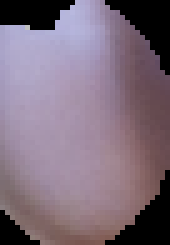
#> input picture data/Nails/anaemic/Anemic-FN-006.png, 34 x 49 px, found by its file name (shown 5 times larger); its folder holds only this picture in this run
$ python nails_loader.py
#> lines starting #> are read from the running program, lines starting #| are printed output that depends on the picture
import os
import cv2
import numpy as np

# ================= CONFIG ================= #
IMG_SIZE = 224
DATA_DIR = "data/Nails"
LABELS = {
    "anaemic": 1,
    "non_anaemic": 0
}

# ================= COLOR STANDARDIZATION ================= #
def gray_world_white_balance(img):

    img = img.astype(np.float32)

    avg_r = np.mean(img[:, :, 0])
    avg_g = np.mean(img[:, :, 1])
    avg_b = np.mean(img[:, :, 2])

    avg_gray = (avg_r + avg_g + avg_b) / 3.0

    # Avoid division by zero
    img[:, :, 0] *= avg_gray / (avg_r + 1e-6)
    img[:, :, 1] *= avg_gray / (avg_g + 1e-6)
    img[:, :, 2] *= avg_gray / (avg_b + 1e-6)

    # Clip to valid range
    img = np.clip(img, 0, 255)

    return img


# ================= LOADER ================= #
def load_nails_dataset():
    X = []
    y = []

    if not os.path.exists(DATA_DIR):
        raise FileNotFoundError(f"Nails data folder not found: {DATA_DIR}")

    for label_name, label_value in LABELS.items():
        label_path = os.path.join(DATA_DIR, label_name)

        if not os.path.exists(label_path):
            raise FileNotFoundError(f"Missing folder: {label_path}")

        for img_name in os.listdir(label_path):
            img_path = os.path.join(label_path, img_name)

            try:
                img = cv2.imread(img_path)
#> img is the input picture: shape (49, 34, 3); mean B, G, R 123.5, 108.6, 125.6
                if img is None:
                    continue

                # ---- BGR → RGB ----
                img = cv2.cvtColor(img, cv2.COLOR_BGR2RGB)

                # ---- Resize ----
                img = cv2.resize(img, (IMG_SIZE, IMG_SIZE))
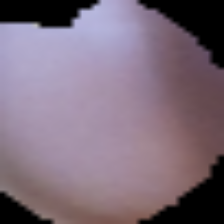
#> img: shape (224, 224, 3); mean R, G, B 125.4, 108.5, 123.4

                # ---- Color standardization (Gray-World) ----
                img = gray_world_white_balance(img)
#> in gray_world_white_balance, `img = img.astype(np.float32)`:
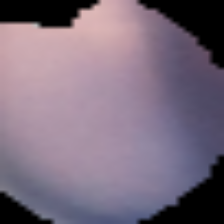
#> img: shape (224, 224, 3) float32; mean of channels 0, 1, 2 125.4, 108.5, 123.4; drawn as B, G, R
#> in gray_world_white_balance, `avg_r = np.mean(img[:, :, 0])`: avg_r = 125.4
#> in gray_world_white_balance, `avg_g = np.mean(img[:, :, 1])`: avg_g = 108.5
#> in gray_world_white_balance, `avg_b = np.mean(img[:, :, 2])`: avg_b = 123.4
#> in gray_world_white_balance, `avg_gray = (avg_r + avg_g + avg_b) / 3.0`: avg_gray = 119.1

                # ---- Normalize ----
                img = img / 255.0
                img = img.astype(np.float32)

                X.append(img)
                y.append(label_value)

            except Exception as e:
                print(f"[WARNING] Skipping {img_path}: {e}")
#> pass 2 of the loop in load_nails_dataset, `for label_name, label_value in LABELS.items():`:
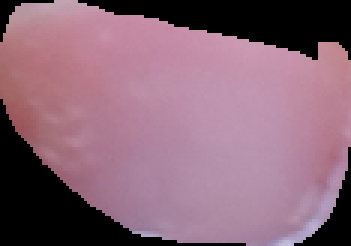
#> input picture data/Nails/non_anaemic/Non-Anrmic-FN-001.png, 117 x 82 px, found by its file name (shown 3 times larger)
#> in load_nails_dataset, img is the input picture: shape (82, 117, 3); mean B, G, R 119, 102.1, 137.9
#> in gray_world_white_balance (call 2), `img = img.astype(np.float32)`:
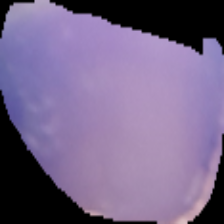
#> img: shape (224, 224, 3) float32; mean of channels 0, 1, 2 137.8, 102, 118.9; drawn as B, G, R
#> avg_r = 137.8
#> avg_g = 102
#> avg_b = 118.9
#> avg_gray = 119.6
#> in gray_world_white_balance (call 2), `img[:, :, 1] *= avg_gray / (avg_g + 1e-6)`:
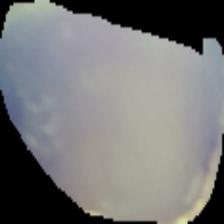
#> img: shape (224, 224, 3) float32; mean of channels 0, 1, 2 119.6, 119.6, 118.9; drawn as B, G, R

    X = np.array(X, dtype=np.float32)
    y = np.array(y, dtype=np.int64)

    return X, y


# ================= SANITY TEST ================= #
if __name__ == "__main__":
    X, y = load_nails_dataset()
#> y = [1, 0]

    print("Nails dataset loaded with color standardization (Gray-World)")
    print("Total samples :", len(X))
#| Total samples : 2
    print("Image shape  :", X.shape)
#| Image shape  : (2, 224, 224, 3)
    print("Anaemic      :", np.sum(y == 1))
#| Anaemic      : 1
    print("Non-anaemic  :", np.sum(y == 0))
#| Non-anaemic  : 1
